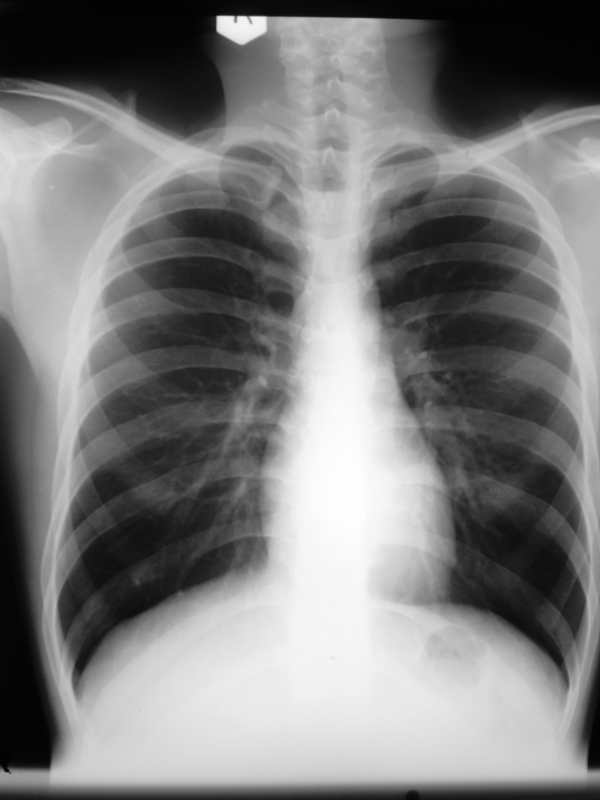
#> input picture chestxray.jpg, 600 x 800 px
$ python grabcut.py
#> lines starting #> are read from the running program, lines starting #| are printed output that depends on the picture
import numpy as np
import cv2
from matplotlib import pyplot as plt

img = cv2.imread('chestxray.jpg')
#> img is the input picture: shape (800, 600, 3); min 0, max 255, mean 124.8

mask = np.zeros(img.shape[:2],np.uint8)

bgdModel = np.zeros((1,65),np.float64)
fgdModel = np.zeros((1,65),np.float64)

startXL = 40
startYL = 50
rect = (startXL, startYL, (320-startXL),(700-startYL))

startXR = 340
startYR = 130
rect2 = (startXR, startYR, (590-startXR),(715-startYR))

cv2.grabCut(img,mask,rect,bgdModel,fgdModel,5,cv2.GC_INIT_WITH_RECT)
mask2 = np.where((mask==2)|(mask==0),0,1).astype('uint8')
# leftlung = img*mask2[:,:,np.newaxis]

cv2.grabCut(img,mask,rect2,bgdModel,fgdModel,5,cv2.GC_INIT_WITH_RECT)
mask3 = np.where((mask==2)|(mask==0),0,1).astype('uint8')
# rightlung = img*mask3[:,:,np.newaxis]

lungs = img*mask2[:,:,np.newaxis] + img*mask3[:,:,np.newaxis]
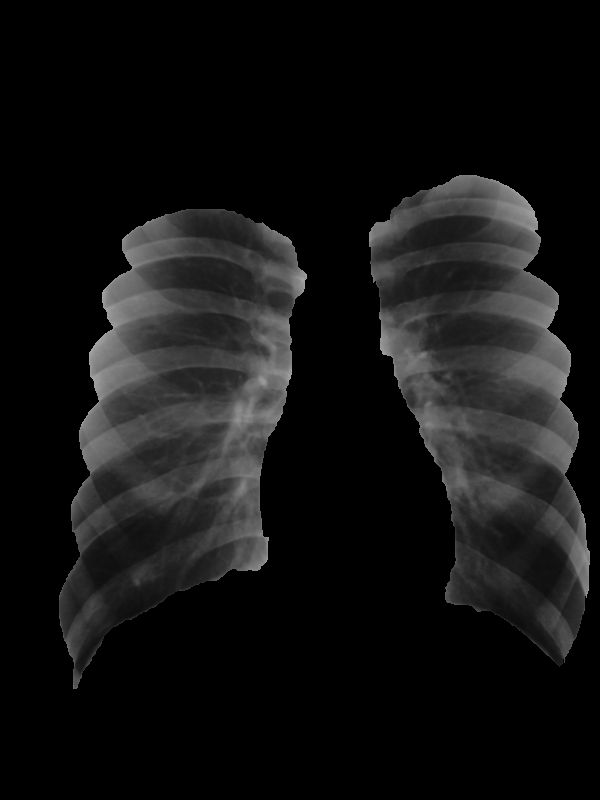
#> lungs: shape (800, 600, 3); min 0, max 175, mean 18.8

cv2.imshow('Original image', img)
# cv2.imshow('Right lung', rightlung)
# cv2.imshow('Left lung', leftlung)
cv2.imshow('Lungs', lungs)
cv2.waitKey(0)
cv2.destroyAllWindows()

# plt.imshow(img)
# plt.colorbar()
# plt.show()
